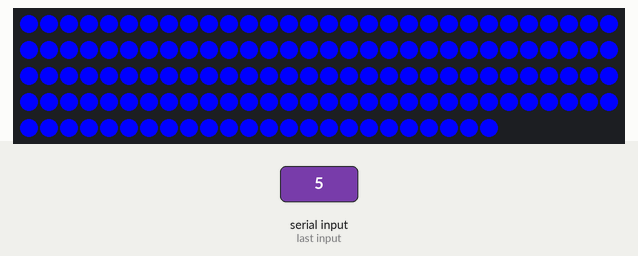
The sketch below on a simulated Arduino Uno, built with avr-gcc and run on an emulated ATmega328P. Parts: 144 RGB LEDs in strip order, left to right, continuing on the next row. The inputs (shaded band) are chosen by the test bench. What the sketch prints to the serial monitor is not drawn.

1.3 s: "5\n" received over Serial
Above: at 2.7 s.
4.3 s: "90,45\n" received over Serial
Timing chart, 0 to 7.3 s (numbered marks = the images above; inputs shaded):
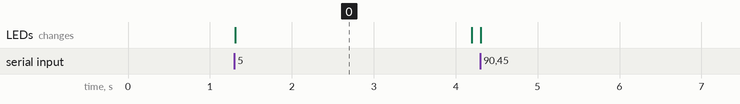

Measured:
- after the input at 1.3 s, the LEDs: change at once (image 0)
- what the display in image 0 shows lasts 2.9 s, from 1.3 s to 4.2 s

The sketch:

rbgleage.ino
```cpp
#include "FastLED.h"
#include <SoftwareSerial.h>

#define NUM_LEDS 144 //Number of leds in the strip, WS2812B
#define DATA_PIN 6 //Pin 6 on the arduino

CRGB leds[NUM_LEDS];

int goal;

void setup() {
  FastLED.addLeds<NEOPIXEL, DATA_PIN>(leds, NUM_LEDS);
  Serial.begin(9600); //set baud rate
  Serial.println("Connected!");
}

void loop() {
  while (Serial.available() > 0) {
    goal = Serial.parseInt();
    Serial.println(goal);
    if (goal > 0){
      Serial.println("Goal detected");
      photonsprayer();
      goal = 0;
    }
  }
}

void photonsprayer(){
  Serial.println("RGB madness");
  for (int i = 0; i <= 25; i++) {
    static uint8_t hue = 0;
    for(int led = 0; led < 144; led++) {
            leds[led] = CRGB::Blue;
    }
    FastLED.show();
    delay(100);
    FastLED.showColor(CHSV(0, 0, 0));
  }
  FastLED.showColor(CHSV(0, 0, 0));
}
```
